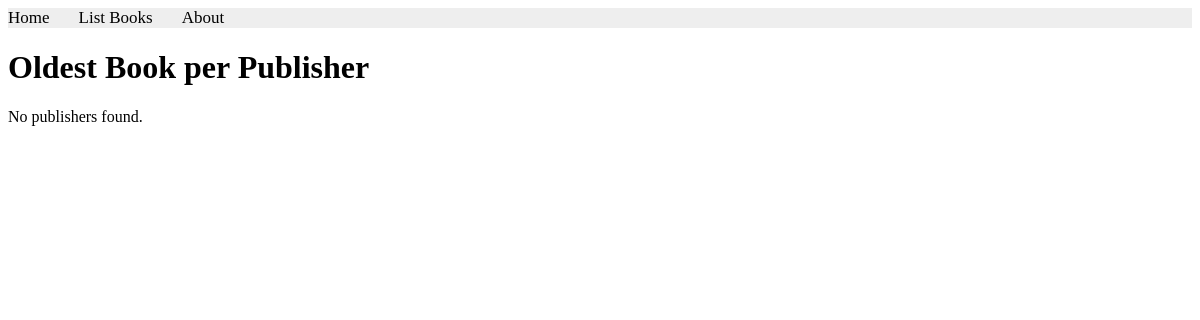
Page /books/lab9/task3 on the earlier database version.
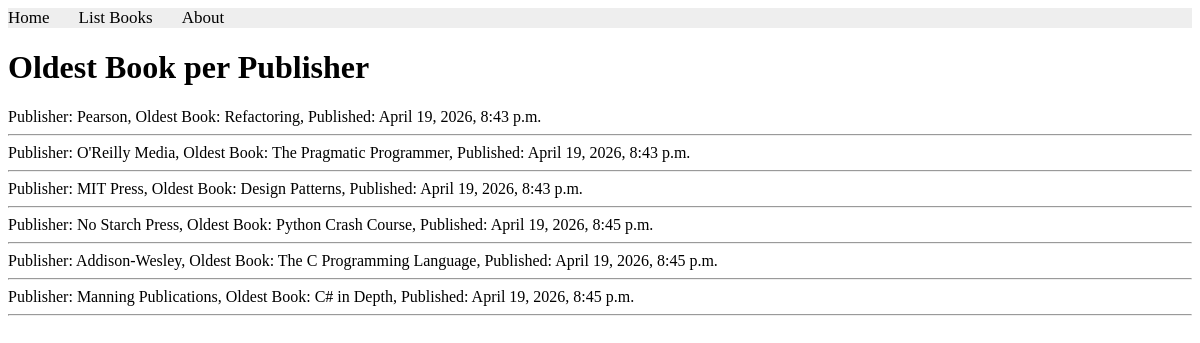
Same page on the later database version.
### apps/bookmodule/models.py (models this page shows)
class Publisher(models.Model):
    name = models.CharField(max_length=200)
    location = models.CharField(max_length=300)

### apps/bookmodule/views.py (the view)
# urls.py: path('lab9/task3', views.lab9_task3, name="books.lab9_task3"),
def lab9_task3(request):
    oldest_title = Book.objects.filter(
        publisher=OuterRef('pk')
    ).order_by('pubdate').values('title')[:1]
    oldest_pubdate = Book.objects.filter(
        publisher=OuterRef('pk')
    ).order_by('pubdate').values('pubdate')[:1]
    publishers = Publisher.objects.annotate(
        oldest_book=Subquery(oldest_title),
        oldest_pubdate=Subquery(oldest_pubdate),
    )
    return render(request, 'bookmodule/lab9_task3.html', {'publishers': publishers})

### apps/templates/bookmodule/lab9_task3.html (shortened to what this page needs)
{% extends "layouts/base.html" %}
{% block content %}
<h1>Oldest Book per Publisher</h1>
{% for publisher in publishers %}
  Publisher: {{ publisher.name }}, Oldest Book: {{ publisher.oldest_book }}, Published: {{ publisher.oldest_pubdate }}
  <hr>
{% empty %}
  <p>No publishers found.</p>
{% endfor %}
{% endblock content %}

Differences in the rows shown:
added Publisher: name "Pearson", oldest_book "Refactoring", oldest_pubdate "April 19, 2026, 8:43 p.m."
added Publisher: name "O'Reilly Media", oldest_book "The Pragmatic Programmer", oldest_pubdate "April 19, 2026, 8:43 p.m."
added Publisher: name "MIT Press", oldest_book "Design Patterns", oldest_pubdate "April 19, 2026, 8:43 p.m."
added Publisher: name "No Starch Press", oldest_book "Python Crash Course", oldest_pubdate "April 19, 2026, 8:45 p.m."
added Publisher: name "Addison-Wesley", oldest_book "The C Programming Language", oldest_pubdate "April 19, 2026, 8:45 p.m."
added Publisher: name "Manning Publications", oldest_book "C# in Depth", oldest_pubdate "April 19, 2026, 8:45 p.m."
Other differences:
text no longer shown: "No publishers found."
